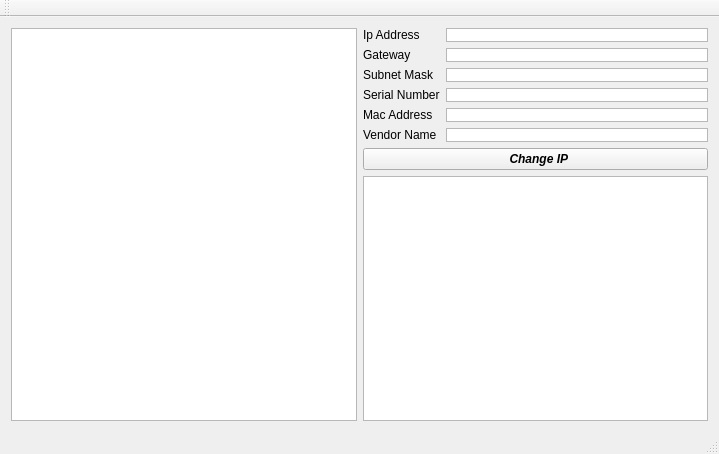
<?xml version="1.0" encoding="UTF-8"?>
<ui version="4.0">
 <class>MainWindow</class>
 <widget class="QMainWindow" name="MainWindow">
  <property name="geometry">
   <rect>
    <x>0</x>
    <y>0</y>
    <width>719</width>
    <height>454</height>
   </rect>
  </property>
  <property name="windowTitle">
   <string>MainWindow</string>
  </property>
  <property name="windowIcon">
   <iconset>
    <normaloff>:/new/prefix1/image/FLIR.png</normaloff>:/new/prefix1/image/FLIR.png</iconset>
  </property>
  <widget class="QWidget" name="centralWidget">
   <layout class="QHBoxLayout" name="horizontalLayout">
    <item>
     <widget class="QTreeWidget" name="list_tree">
      <property name="columnCount">
       <number>0</number>
      </property>
     </widget>
    </item>
    <item>
     <layout class="QVBoxLayout" name="verticalLayout">
      <item>
       <layout class="QGridLayout" name="gridLayout">
        <item row="5" column="1">
         <widget class="QTextEdit" name="te_vendor">
          <property name="sizePolicy">
           <sizepolicy hsizetype="Expanding" vsizetype="Ignored">
            <horstretch>0</horstretch>
            <verstretch>0</verstretch>
           </sizepolicy>
          </property>
          <property name="frameShape">
           <enum>QFrame::StyledPanel</enum>
          </property>
          <property name="frameShadow">
           <enum>QFrame::Sunken</enum>
          </property>
          <property name="verticalScrollBarPolicy">
           <enum>Qt::ScrollBarAlwaysOff</enum>
          </property>
          <property name="horizontalScrollBarPolicy">
           <enum>Qt::ScrollBarAlwaysOff</enum>
          </property>
          <property name="sizeAdjustPolicy">
           <enum>QAbstractScrollArea::AdjustToContents</enum>
          </property>
          <property name="readOnly">
           <bool>true</bool>
          </property>
         </widget>
        </item>
        <item row="4" column="0">
         <widget class="QLabel" name="label_8">
          <property name="text">
           <string>Mac Address</string>
          </property>
         </widget>
        </item>
        <item row="0" column="0">
         <widget class="QLabel" name="label_7">
          <property name="text">
           <string>Ip Address</string>
          </property>
         </widget>
        </item>
        <item row="2" column="0">
         <widget class="QLabel" name="label_2">
          <property name="text">
           <string>Subnet Mask</string>
          </property>
         </widget>
        </item>
        <item row="1" column="1">
         <widget class="QTextEdit" name="te_gate">
          <property name="sizePolicy">
           <sizepolicy hsizetype="Expanding" vsizetype="Ignored">
            <horstretch>0</horstretch>
            <verstretch>0</verstretch>
           </sizepolicy>
          </property>
          <property name="verticalScrollBarPolicy">
           <enum>Qt::ScrollBarAlwaysOff</enum>
          </property>
          <property name="horizontalScrollBarPolicy">
           <enum>Qt::ScrollBarAlwaysOff</enum>
          </property>
          <property name="sizeAdjustPolicy">
           <enum>QAbstractScrollArea::AdjustToContents</enum>
          </property>
         </widget>
        </item>
        <item row="5" column="0">
         <widget class="QLabel" name="label_9">
          <property name="text">
           <string>Vendor Name</string>
          </property>
         </widget>
        </item>
        <item row="4" column="1">
         <widget class="QTextEdit" name="te_mac">
          <property name="sizePolicy">
           <sizepolicy hsizetype="Expanding" vsizetype="Ignored">
            <horstretch>0</horstretch>
            <verstretch>0</verstretch>
           </sizepolicy>
          </property>
          <property name="verticalScrollBarPolicy">
           <enum>Qt::ScrollBarAlwaysOff</enum>
          </property>
          <property name="horizontalScrollBarPolicy">
           <enum>Qt::ScrollBarAlwaysOff</enum>
          </property>
          <property name="sizeAdjustPolicy">
           <enum>QAbstractScrollArea::AdjustToContents</enum>
          </property>
          <property name="readOnly">
           <bool>true</bool>
          </property>
         </widget>
        </item>
        <item row="0" column="1">
         <widget class="QTextEdit" name="te_ip">
          <property name="sizePolicy">
           <sizepolicy hsizetype="Expanding" vsizetype="Ignored">
            <horstretch>0</horstretch>
            <verstretch>0</verstretch>
           </sizepolicy>
          </property>
          <property name="verticalScrollBarPolicy">
           <enum>Qt::ScrollBarAlwaysOff</enum>
          </property>
          <property name="horizontalScrollBarPolicy">
           <enum>Qt::ScrollBarAlwaysOff</enum>
          </property>
          <property name="sizeAdjustPolicy">
           <enum>QAbstractScrollArea::AdjustToContents</enum>
          </property>
         </widget>
        </item>
        <item row="2" column="1">
         <widget class="QTextEdit" name="te_mask">
          <property name="sizePolicy">
           <sizepolicy hsizetype="Expanding" vsizetype="Ignored">
            <horstretch>0</horstretch>
            <verstretch>0</verstretch>
           </sizepolicy>
          </property>
          <property name="verticalScrollBarPolicy">
           <enum>Qt::ScrollBarAlwaysOff</enum>
          </property>
          <property name="horizontalScrollBarPolicy">
           <enum>Qt::ScrollBarAlwaysOff</enum>
          </property>
          <property name="sizeAdjustPolicy">
           <enum>QAbstractScrollArea::AdjustToContents</enum>
          </property>
         </widget>
        </item>
        <item row="3" column="1">
         <widget class="QTextEdit" name="te_serial">
          <property name="sizePolicy">
           <sizepolicy hsizetype="Expanding" vsizetype="Ignored">
            <horstretch>0</horstretch>
            <verstretch>0</verstretch>
           </sizepolicy>
          </property>
          <property name="verticalScrollBarPolicy">
           <enum>Qt::ScrollBarAlwaysOff</enum>
          </property>
          <property name="horizontalScrollBarPolicy">
           <enum>Qt::ScrollBarAlwaysOff</enum>
          </property>
          <property name="sizeAdjustPolicy">
           <enum>QAbstractScrollArea::AdjustToContents</enum>
          </property>
          <property name="readOnly">
           <bool>true</bool>
          </property>
         </widget>
        </item>
        <item row="1" column="0">
         <widget class="QLabel" name="label">
          <property name="text">
           <string>Gateway</string>
          </property>
         </widget>
        </item>
        <item row="3" column="0">
         <widget class="QLabel" name="label_3">
          <property name="text">
           <string>Serial Number</string>
          </property>
         </widget>
        </item>
       </layout>
      </item>
      <item>
       <widget class="QPushButton" name="pb_ip">
        <property name="font">
         <font>
          <weight>75</weight>
          <italic>true</italic>
          <bold>true</bold>
         </font>
        </property>
        <property name="text">
         <string>  Change IP</string>
        </property>
        <property name="icon">
         <iconset resource="../resources/image.qrc">
          <normaloff>:/image/logo/change.png</normaloff>:/image/logo/change.png</iconset>
        </property>
       </widget>
      </item>
      <item>
       <widget class="QPlainTextEdit" name="messagebox">
        <property name="readOnly">
         <bool>true</bool>
        </property>
       </widget>
      </item>
     </layout>
    </item>
   </layout>
  </widget>
  <widget class="QMenuBar" name="menuBar">
   <property name="geometry">
    <rect>
     <x>0</x>
     <y>0</y>
     <width>719</width>
     <height>22</height>
    </rect>
   </property>
  </widget>
  <widget class="QToolBar" name="mainToolBar">
   <attribute name="toolBarArea">
    <enum>TopToolBarArea</enum>
   </attribute>
   <attribute name="toolBarBreak">
    <bool>false</bool>
   </attribute>
  </widget>
  <widget class="QStatusBar" name="statusBar"/>
 </widget>
 <layoutdefault spacing="6" margin="11"/>
 <resources>
  <include location="../resources/image.qrc"/>
 </resources>
 <connections/>
</ui>
